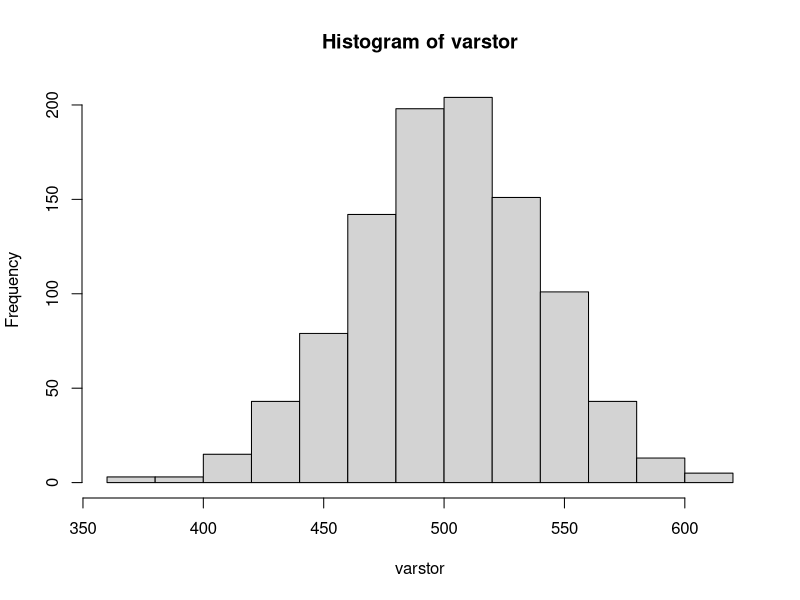

Write the R code that produced this figure.
## ---- chunk 1
knitr::opts_chunk$set(echo = TRUE)
## ---- chunk 2
require(tidyverse)

## ---- chunk 3
days=1:365
count=1135
repeatn=1000
varstor=numeric()
for (j in 1:repeatn){
brownlow = 0
for (i in 1:count) {
  sam=sample(days,size=35,replace = T)
  y=duplicated(sam)
  if (sum(y)>0) brownlow=brownlow+1
  else brownlow = brownlow - 2
}
varstor[j]=brownlow
}
hist(varstor)
var(varstor)

